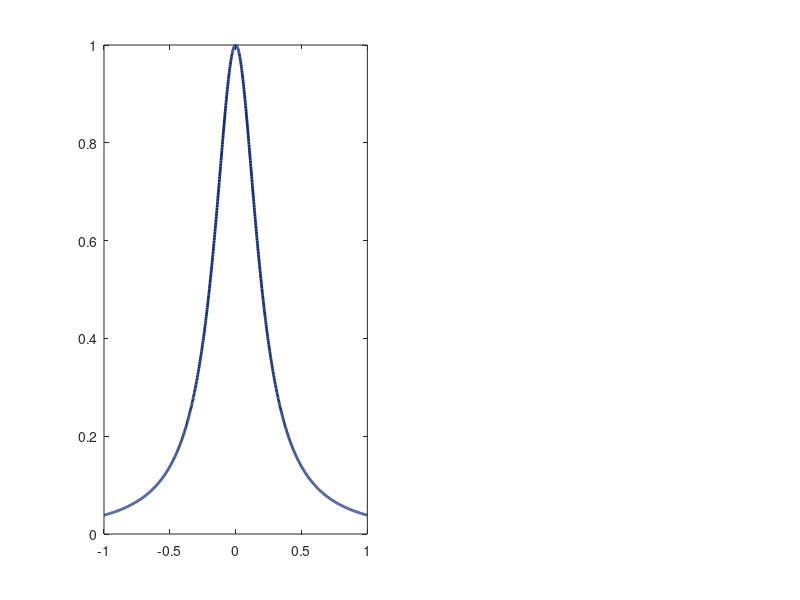

Here is the MATLAB script that generated this plot: (Note: this script raises an error after producing the figure.)
%% chebyshev_success.m
%
% Demonstrates successful interpolation of the Runge function using Chebyshev
% nodes. In contrast to the disastrous equispaced interpolation, Chebyshev
% points provide rapid and uniform convergence.
%
% Chebyshev-Gauss-Lobatto points:
%     x_j = cos(jπ/N),  j = 0, 1, ..., N
%
% Author: Dr. Denys Dutykh
%         Mathematics Department
%         Khalifa University of Science and Technology
%         Abu Dhabi, UAE
%
% Part of the book "Computational Études: A Spectral Approach"

clear; close all; clc;

%% Configuration
N_FINE = 1000;

% Book color scheme
NAVY = [20, 45, 110] / 255;
SKY = [120, 150, 210] / 255;
CORAL = [231, 76, 60] / 255;
TEAL = [22, 160, 133] / 255;

% Output path
script_dir = fileparts(mfilename('fullpath'));
output_dir = fullfile(script_dir, '..', '..', '..', 'textbook', 'figures', 'ch04', 'matlab');
output_file = fullfile(output_dir, 'chebyshev_success.pdf');

%% The Runge function
runge = @(x) 1 ./ (1 + 25*x.^2);

%% Fine grid for plotting
x_fine = linspace(-1, 1, N_FINE)';
f_exact = runge(x_fine);

%% Different polynomial degrees
N_values = [6, 10, 14];
colors = {SKY, TEAL, CORAL};

%% Create figure with two panels
fig = figure('Units', 'inches', 'Position', [1, 1, 10, 4]);

% Left panel: Function and interpolants
subplot(1, 2, 1);
hold on; box on;

plot(x_fine, f_exact, 'Color', NAVY, 'LineWidth', 2, 'DisplayName', 'Runge function');

for i = 1:length(N_values)
    N = N_values(i);
    color = colors{i};

    % Chebyshev nodes
    j = 0:N;
    x_nodes = cos(j * pi / N)';
    f_nodes = runge(x_nodes);

    % Interpolate
    p_interp = lagrange_interp(x_nodes, f_nodes, x_fine);

    plot(x_fine, p_interp, '--', 'Color', color, 'LineWidth', 1.2, ...
         'DisplayName', sprintf('$p_{%d}(x)$ (Chebyshev)', N));
    plot(x_nodes, f_nodes, 'o', 'Color', color, 'MarkerSize', 5, ...
         'HandleVisibility', 'off');
end

xlabel('$x$', 'Interpreter', 'latex');
ylabel('$f(x)$', 'Interpreter', 'latex');
xlim([-1, 1]);
ylim([-0.1, 1.1]);
title('Chebyshev Interpolation: Success', 'FontSize', 11);
legend('Location', 'northeast', 'Interpreter', 'latex');

text(-0.9, 0.95, '$f(x) = \frac{1}{1 + 25x^2}$', 'Interpreter', 'latex', 'FontSize', 11);

set(gca, 'FontSize', 10, 'TickLabelInterpreter', 'latex');
grid on;
set(gca, 'GridAlpha', 0.2);

% Right panel: Error
subplot(1, 2, 2);
hold on; box on;

for i = 1:length(N_values)
    N = N_values(i);
    color = colors{i};

    j = 0:N;
    x_nodes = cos(j * pi / N)';
    f_nodes = runge(x_nodes);
    p_interp = lagrange_interp(x_nodes, f_nodes, x_fine);
    error_val = abs(runge(x_fine) - p_interp);

    semilogy(x_fine, error_val + 1e-16, 'Color', color, 'LineWidth', 1.5, ...
             'DisplayName', sprintf('$N = %d$', N));
end

xlabel('$x$', 'Interpreter', 'latex');
ylabel('$|f(x) - p_N(x)|$', 'Interpreter', 'latex');
xlim([-1, 1]);
ylim([1e-10, 1]);
title('Interpolation Error (log scale)', 'FontSize', 11);
legend('Location', 'northeast', 'Interpreter', 'latex');

text(0.4, 1e-3, 'Error decreases with $N$', 'Interpreter', 'latex', ...
     'FontSize', 9, 'Color', [0.5, 0.5, 0.5]);

set(gca, 'FontSize', 10, 'TickLabelInterpreter', 'latex');
grid on;
set(gca, 'GridAlpha', 0.2);

%% Save figure
if ~exist(output_dir, 'dir')
    mkdir(output_dir);
end

exportgraphics(fig, output_file, 'ContentType', 'vector');
fprintf('Figure saved to: %s\n', output_file);

png_file = strrep(output_file, '.pdf', '.png');
exportgraphics(fig, png_file, 'Resolution', 300);

%% Print comparison
fprintf('\nMaximum interpolation error (Chebyshev vs Equispaced):\n');
fprintf('%s\n', repmat('-', 1, 60));
fprintf('%4s %15s %15s %12s\n', 'N', 'Chebyshev', 'Equispaced', 'Ratio');
fprintf('%s\n', repmat('-', 1, 60));
for N = N_values
    % Chebyshev
    j = 0:N;
    x_cheb = cos(j * pi / N)';
    f_cheb = runge(x_cheb);
    p_cheb = lagrange_interp(x_cheb, f_cheb, x_fine);
    err_cheb = max(abs(runge(x_fine) - p_cheb));

    % Equispaced
    x_equi = linspace(-1, 1, N+1)';
    f_equi = runge(x_equi);
    p_equi = lagrange_interp(x_equi, f_equi, x_fine);
    err_equi = max(abs(runge(x_fine) - p_equi));

    fprintf('%4d %15.2e %15.2e %12.1fx\n', N, err_cheb, err_equi, err_equi/err_cheb);
end
fprintf('%s\n', repmat('-', 1, 60));

%% Lagrange interpolation function
function p = lagrange_interp(x_nodes, f_nodes, x_eval)
    n = length(x_nodes);
    p = zeros(size(x_eval));

    for k = 1:n
        L_k = ones(size(x_eval));
        for j = 1:n
            if j ~= k
                L_k = L_k .* (x_eval - x_nodes(j)) / (x_nodes(k) - x_nodes(j));
            end
        end
        p = p + f_nodes(k) * L_k;
    end
end
